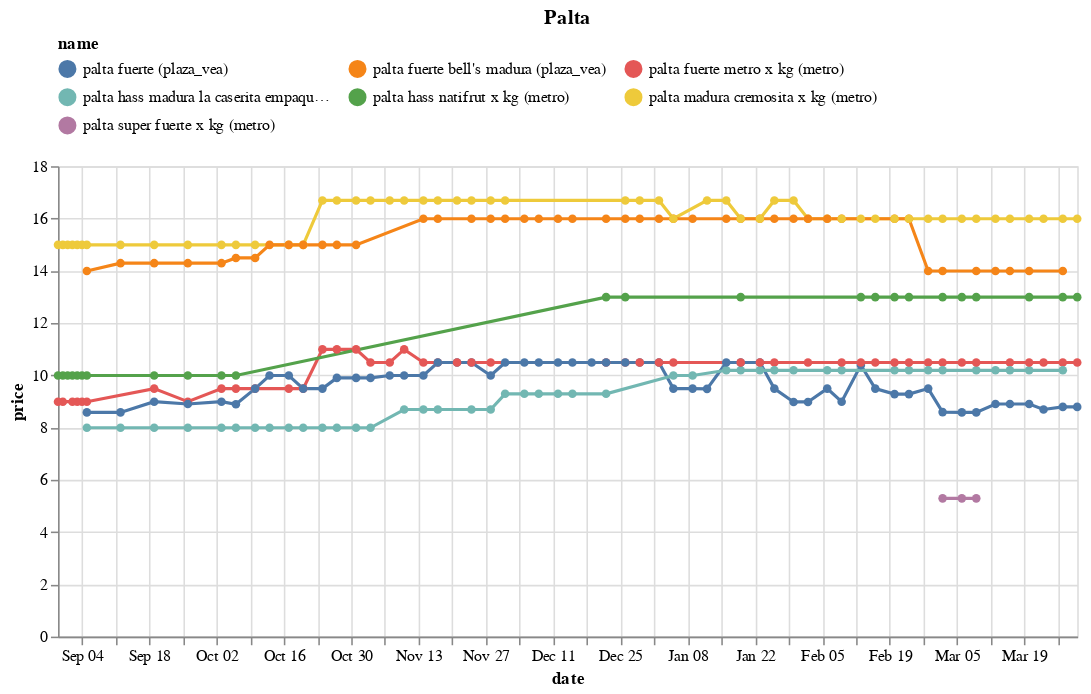

The notebook cell this image was saved under:
### Code cell
(df
 .loc[df.name.isin(names)]
 .pipe(alt.Chart)
 .mark_line(point=True)
 .encode(x='date', y='price', color='name', tooltip=['name','price'])
 .properties(width=650, title='Palta')
 .configure_legend(orient='top', columns=3)
)

### Figure 1 — Vega-Lite specification as saved in the notebook (floating-point values rounded to 4 significant figures; data arrays with more than 128 entries replaced by an {"elided": "..."} marker saying what was removed)
{"config": {"view": {"continuousWidth": 400, "continuousHeight": 300}, "legend": {"columns": 3, "orient": "top"}}, "data": {"name": "data-f355d48ef1a068f657caa152d52b9d78"}, "mark": {"type": "line", "point": true}, "encoding": {"color": {"field": "name", "type": "nominal"}, "tooltip": [{"field": "name", "type": "nominal"}, {"field": "price", "type": "quantitative"}], "x": {"field": "date", "type": "temporal"}, "y": {"field": "price", "type": "quantitative"}}, "title": "Palta", "width": 650, "$schema": "https://vega.github.io/schema/vega-lite/v4.17.0.json", "datasets": {"data-f355d48ef1a068f657caa152d52b9d78": {"elided": "272 records"}}}
